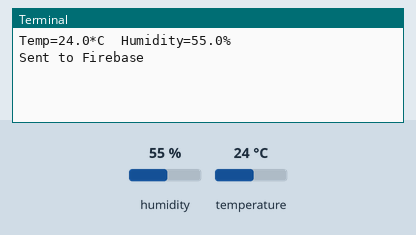
Simulated run of this program. Board: Raspberry Pi (BCM pin numbers). Shown: the last lines printed to the terminal. Inputs (shaded band) come from the test bench; at power-on: humidity 55 %, temperature 24 °C. Each call to the cloud database takes 0.3 s, and an entry nobody has set reads as its off value or as empty.

Above: at 1.2 s.
1.3 s: humidity set to 22 %
At 2.56 s:
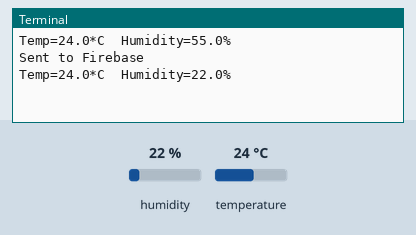
3.8 s: temperature set to 12 °C
At 5.3 s:
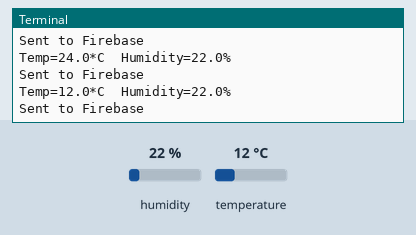
6.3 s: humidity set to 40 %
At 8.8 s:
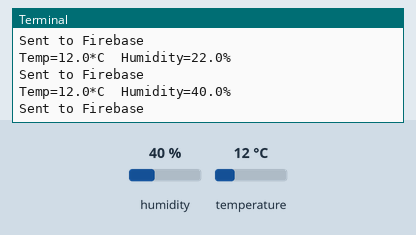
Timing chart, 0 to 10.3 s (numbered marks = the images above; inputs shaded):
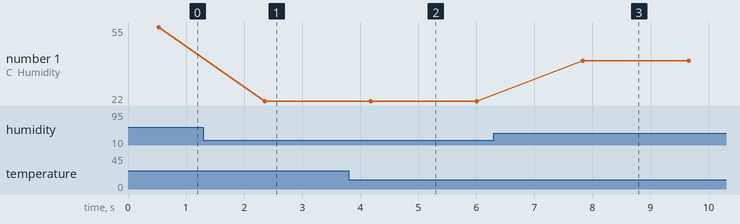

The program:

raspi_code_.py
```python
import firebase_admin
from firebase_admin import credentials
from firebase_admin import db
import Adafruit_DHT
import time


cred = credentials.Certificate("/Users/pradhammummaleti/Desktop/jupyter/credentials.json")
firebase_admin.initialize_app(cred, {
    'databaseURL': 'https://raspberrypi-7ef29-default-rtdb.firebaseio.com/'
})

ref = db.reference('/')

sensor = Adafruit_DHT.DHT11
pin = 21

while True:
    humidity, temperature = Adafruit_DHT.read_retry(sensor, pin)
    if humidity is not None and temperature is not None:
        print('Temp={0:0.1f}*C  Humidity={1:0.1f}%'.format(temperature, humidity))
        data = {"Temperature": temperature, "Humidity": humidity}
        new_data_ref = ref.push(data)
        print("Sent to Firebase")
    else:
        print('Failed to get reading. Try again!')
    time.sleep(1)


#firebase_admin.delete_app(firebase_admin.get_app())
```

Measured:
- after the input at 1.3 s, the terminal: prints a new line after 1.1 s (image 1)
- after the input at 3.8 s, the terminal: prints a new line after 0.38 s (image 2)
- after the input at 6.3 s, the terminal: prints a new line after 1.5 s (image 3)
- plotted number 1: 55 → 22 after the input at 1.3 s, 22 → 40 after the input at 6.3 s
